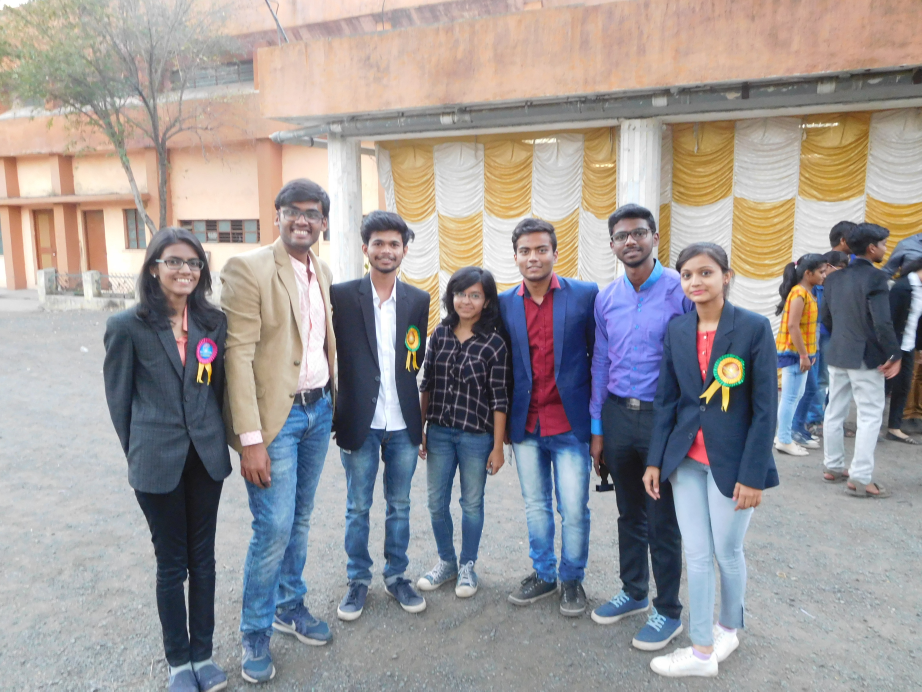
#> input picture DSCN0959.JPG, 4608 x 3456 px, found by its file name (shown at 1/5 size)
$ python face_detector.py
#> lines starting #> are read from the running program, lines starting #| are printed output that depends on the picture
import cv2

face_cascade=cv2.CascadeClassifier("haarcascade_frontalface_default.xml")

img=cv2.imread("DSCN0959.jpg")
#> img is the input picture: shape (3456, 4608, 3); mean B, G, R 151.4, 151, 155.1
gry_img=cv2.cvtColor(img,cv2.COLOR_BGR2GRAY)
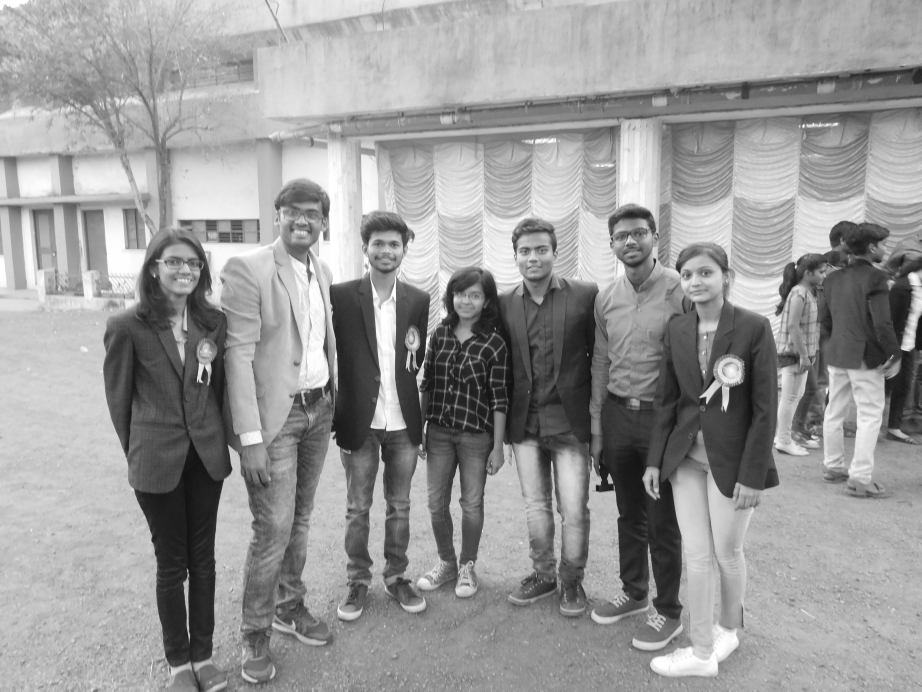
#> gry_img: shape (3456, 4608) (shown at 1/5 size); min 5, max 255, mean 152.3

face=face_cascade.detectMultiScale(gry_img,
scaleFactor=1.2,
minNeighbors=5)
#> face = [[2766, 2699, 53, 53], [1148, 1149, 56, 56], [968, 1700, 118, 118], [2242, 1404, 184, 184], [3036, 1085, 240, 240], [1815, 1133, 228, 228], [2554, 1167, 225, 225], [794, 1221, 237, 237], [3367, 1277, 245, 245], [1370, 955, 276, 276]]

for x,y,w,h in face:
    cv2.rectangle(img,(x,y),(x+w,y+h),(0,255,0),3)
#> this loop made 10 passes

print(type(face))
#| <class 'numpy.ndarray'>
print(face)
#| [[2766 2699   53   53]
#|  [1148 1149   56   56]
#|  [ 968 1700  118  118]
#|  [2242 1404  184  184]
#|  [3036 1085  240  240]
#|  [1815 1133  228  228]
#|  [2554 1167  225  225]
#|  [ 794 1221  237  237]
#|  [3367 1277  245  245]
#|  [1370  955  276  276]]

resized=cv2.resize(img,(int(img.shape[1]/4),int(img.shape[0]/4)))
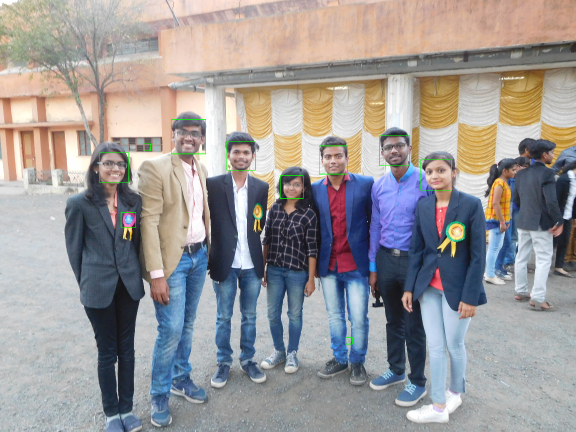
#> resized: shape (864, 1152, 3) (shown at 1/2 size); mean B, G, R 151.2, 151.5, 154.9

cv2.imshow("Image",resized)
cv2.waitKey(0)
cv2.destroyAllWindows()

$ run again, with DSCN0792.JPG copied over DSCN0959.JPG
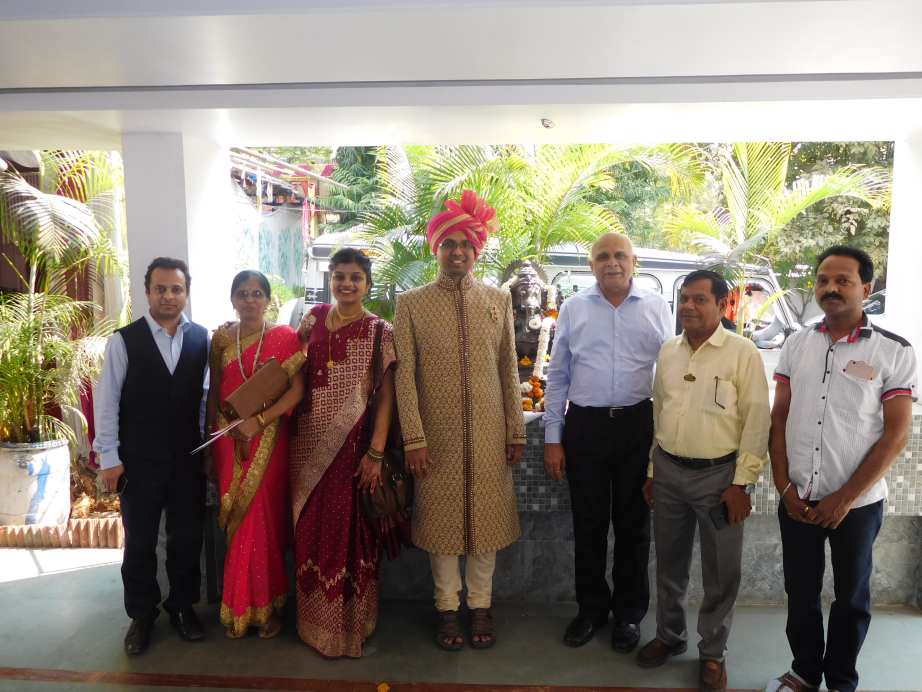
#> input picture DSCN0792.JPG, 4608 x 3456 px, found by its file name (shown at 1/5 size)
#> img is the input picture: shape (3456, 4608, 3); mean B, G, R 120.7, 132.3, 142.2
#> `gry_img=cv2.cvtColor(img,cv2.COLOR_BGR2GRAY)`:
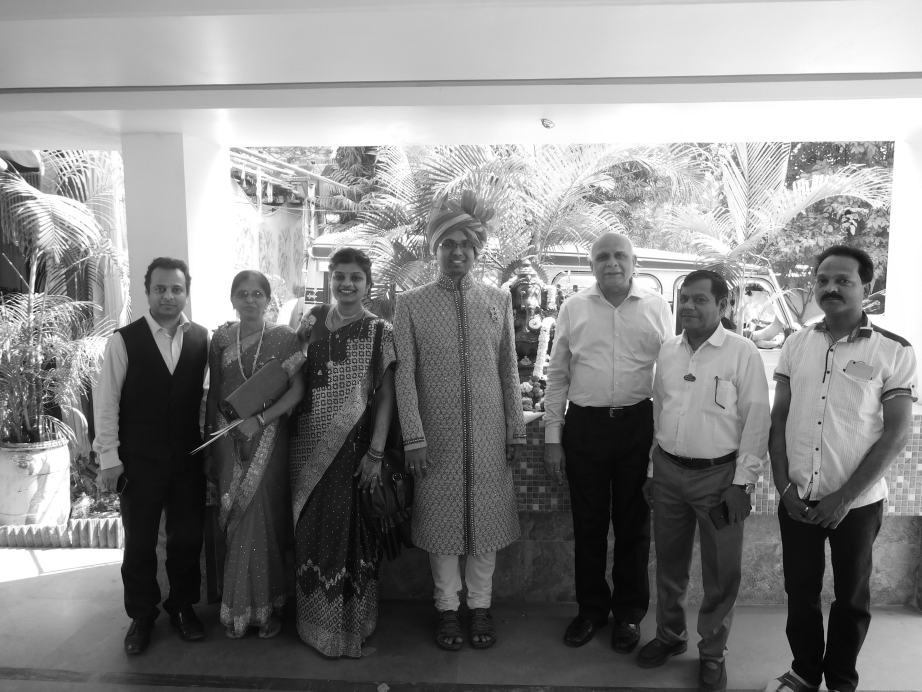
#> gry_img: shape (3456, 4608) (shown at 1/5 size); min 0, max 255, mean 133.9
#> face = [[2391, 2874, 76, 76], [1155, 1402, 188, 188], [2172, 1144, 220, 220], [1631, 1307, 213, 213], [725, 1358, 233, 233], [2948, 1201, 222, 222], [4039, 1309, 255, 255]]
#> the loop `for x,y,w,h in face:` made 7 passes
#| <class 'numpy.ndarray'>
#| [[2391 2874   76   76]
#|  [1155 1402  188  188]
#|  [2172 1144  220  220]
#|  [1631 1307  213  213]
#|  [ 725 1358  233  233]
#|  [2948 1201  222  222]
#> (further printed lines are left out)
#> `resized=cv2.resize(img,(int(img.shape[1]/4),int(img.shape[0]/4)))`:
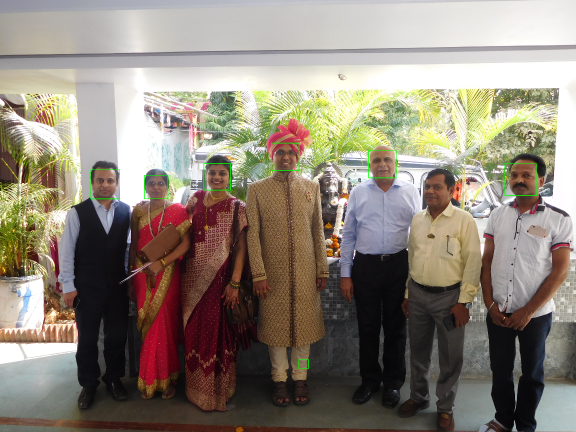
#> resized: shape (864, 1152, 3) (shown at 1/2 size); mean B, G, R 120.6, 132.6, 142.1

$ run again, with DSCN0960.JPG copied over DSCN0959.JPG
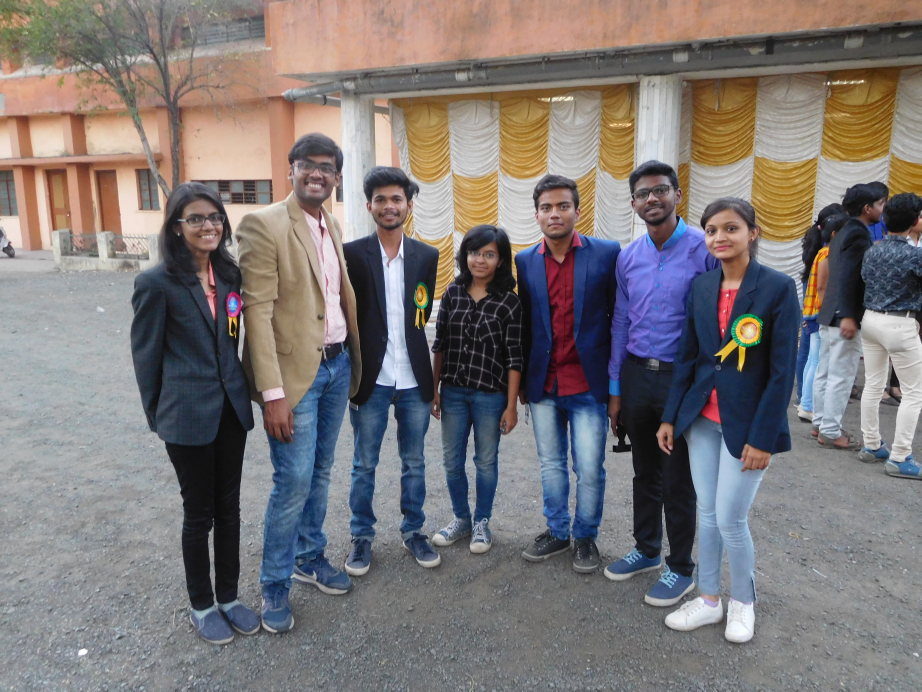
#> input picture DSCN0960.JPG, 4608 x 3456 px, found by its file name (shown at 1/5 size)
#> img is the input picture: shape (3456, 4608, 3); mean B, G, R 118.4, 118.4, 123.8
#> `gry_img=cv2.cvtColor(img,cv2.COLOR_BGR2GRAY)`:
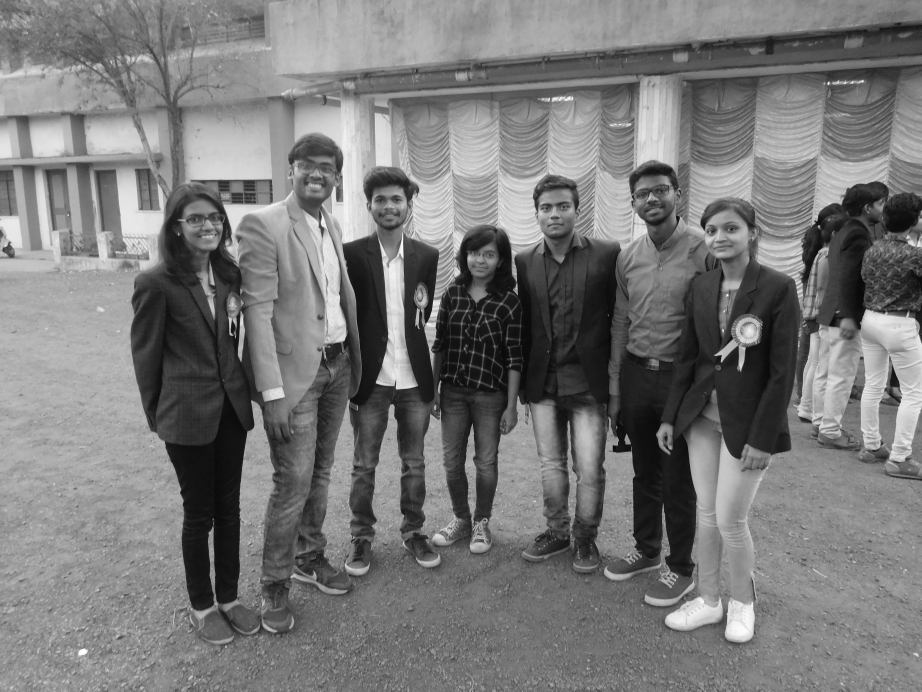
#> gry_img: shape (3456, 4608) (shown at 1/5 size); min 0, max 255, mean 120
#> face = [[2831, 2492, 58, 58], [2400, 2574, 66, 66], [3588, 3257, 75, 75], [2112, 1614, 84, 84], [2311, 1200, 188, 188], [3148, 875, 225, 225], [1826, 905, 236, 236], [2655, 941, 239, 239], [898, 995, 250, 250], [3490, 1052, 254, 254]]
#> the loop `for x,y,w,h in face:` made 10 passes
#| <class 'numpy.ndarray'>
#| [[2831 2492   58   58]
#|  [2400 2574   66   66]
#|  [3588 3257   75   75]
#|  [2112 1614   84   84]
#|  [2311 1200  188  188]
#|  [3148  875  225  225]
#> (further printed lines are left out)
#> `resized=cv2.resize(img,(int(img.shape[1]/4),int(img.shape[0]/4)))`:
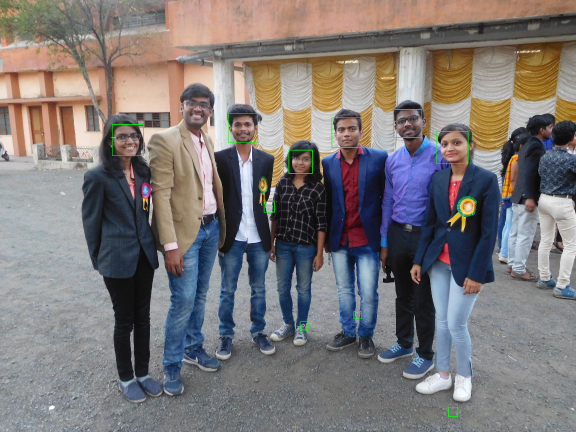
#> resized: shape (864, 1152, 3) (shown at 1/2 size); mean B, G, R 118.4, 118.9, 123.7
